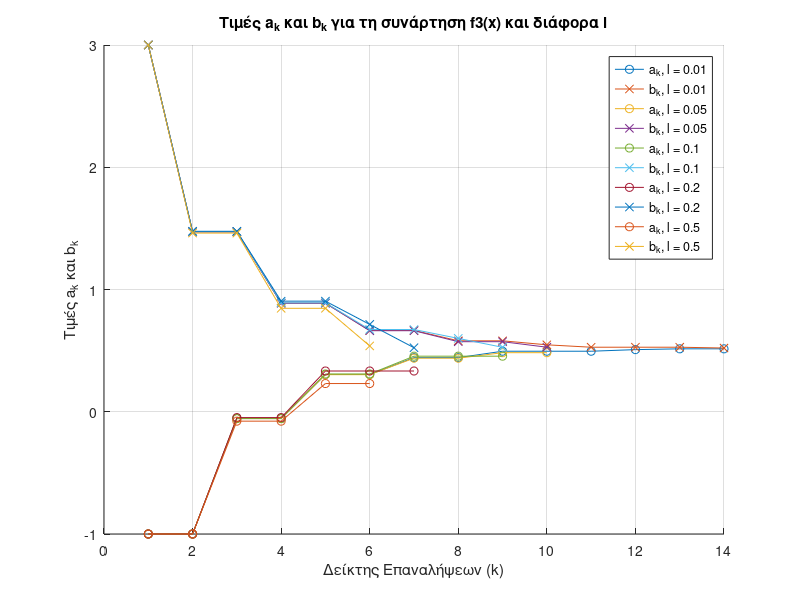

MATLAB code for this plot:
% Ορισμός της συνάρτησης f3
f3 = @(x) exp(x) * (x.^3 - 1) + (x - 1) .* sin(x);

% Αρχικές τιμές
a_init = -1; % Αρχική τιμή α
b_init = 3;  % Αρχική τιμή β
l_values = [0.01, 0.05, 0.1, 0.2, 0.5]; % Τιμές για το τελικό εύρος αναζήτησης
epsilon = 1e-5; % Μικρή σταθερά για το τελευταίο βήμα της μεθόδου

% Συνάρτηση Fibonacci
fib = @(n) round((((1 + sqrt(5)) / 2)^n - ((1 - sqrt(5)) / 2)^n) / sqrt(5));

% Αποθήκευση αποτελεσμάτων
results_a_f3 = cell(size(l_values)); % Αποθήκευση ακραίων τιμών a_k για κάθε l
results_b_f3 = cell(size(l_values)); % Αποθήκευση ακραίων τιμών b_k για κάθε l

% Επανάληψη για κάθε τιμή του l
for l_idx = 1:length(l_values)
    l = l_values(l_idx);
    a = a_init;
    b = b_init;
    
    % Υπολογισμός του ελάχιστου όρου Fibonacci n για F_n > (b - a) / l
    n = 1;
    while fib(n) <= (b - a) / l
        n = n + 1;
    end
    
    % Αρχικοποίηση των τιμών x1 και x2
    x1 = a + fib(n - 2) / fib(n) * (b - a);
    x2 = a + fib(n - 1) / fib(n) * (b - a);
    f1k = f3(x1); % Υπολογισμός της συνάρτησης f3
    f2k = f3(x2); % Υπολογισμός της συνάρτησης f3
    k = 1;
    
    % Αρχικοποίηση πινάκων για αποθήκευση των ακραίων τιμών
    ak_values = a; % Αρχική τιμή a
    bk_values = b; % Αρχική τιμή b
    
    % Μέθοδος Fibonacci
    while k < n - 2
        if f1k > f2k
            a = x1;
            x1 = x2;
            x2 = a + fib(n - k - 1) / fib(n - k) * (b - a);
            f1k = f2k;
            f2k = f3(x2); % Υπολογισμός της συνάρτησης f3
        else
            b = x2;
            x2 = x1;
            x1 = a + fib(n - k - 2) / fib(n - k) * (b - a);
            f2k = f1k;
            f1k = f3(x1); % Υπολογισμός της συνάρτησης f3
        end
        % Καταγραφή τρεχουσών τιμών a και b
        ak_values = [ak_values, a];
        bk_values = [bk_values, b];
        k = k + 1;
    end
    
    % Τελικό βήμα
    x1 = x1;
    x2 = x1 + epsilon;
    if f3(x1) > f3(x2)
        a = x1;
    else
        b = x1;
    end
    ak_values = [ak_values, a];
    bk_values = [bk_values, b];
    
    % Αποθήκευση των τιμών [a_k, b_k] για το συγκεκριμένο l
    results_a_f3{l_idx} = ak_values;
    results_b_f3{l_idx} = bk_values;
end

% Γραφική Παράσταση των τιμών a_k και b_k για κάθε τιμή του l
figure;
hold on;
for i = 1:length(l_values)
    plot(1:length(results_a_f3{i}), results_a_f3{i}, '-o', 'DisplayName', ['a_k, l = ', num2str(l_values(i))]);
    plot(1:length(results_b_f3{i}), results_b_f3{i}, '-x', 'DisplayName', ['b_k, l = ', num2str(l_values(i))]);
end
xlabel('Δείκτης Επαναλήψεων (k)');
ylabel('Τιμές a_k και b_k');
title('Τιμές a_k και b_k για τη συνάρτηση f3(x) και διάφορα l');
legend show;
grid on;
hold off;
